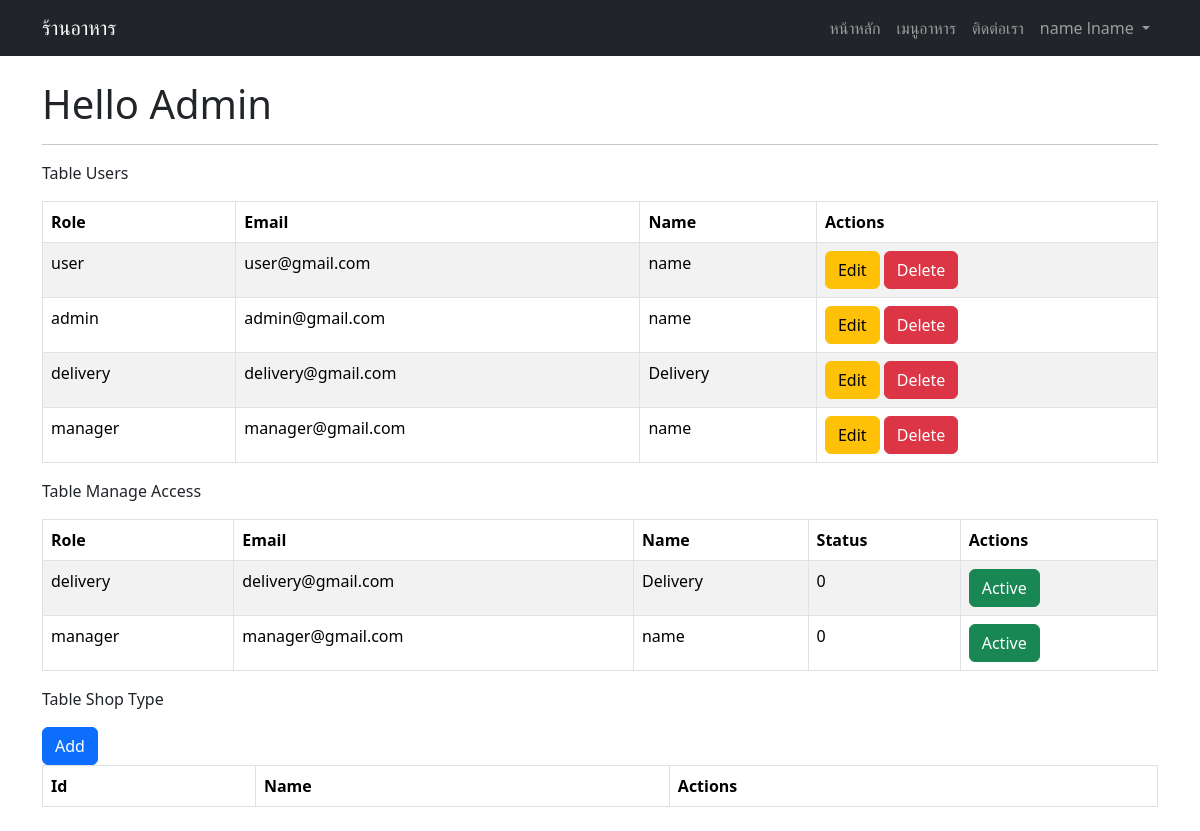
The app's page / (signed in), older data.
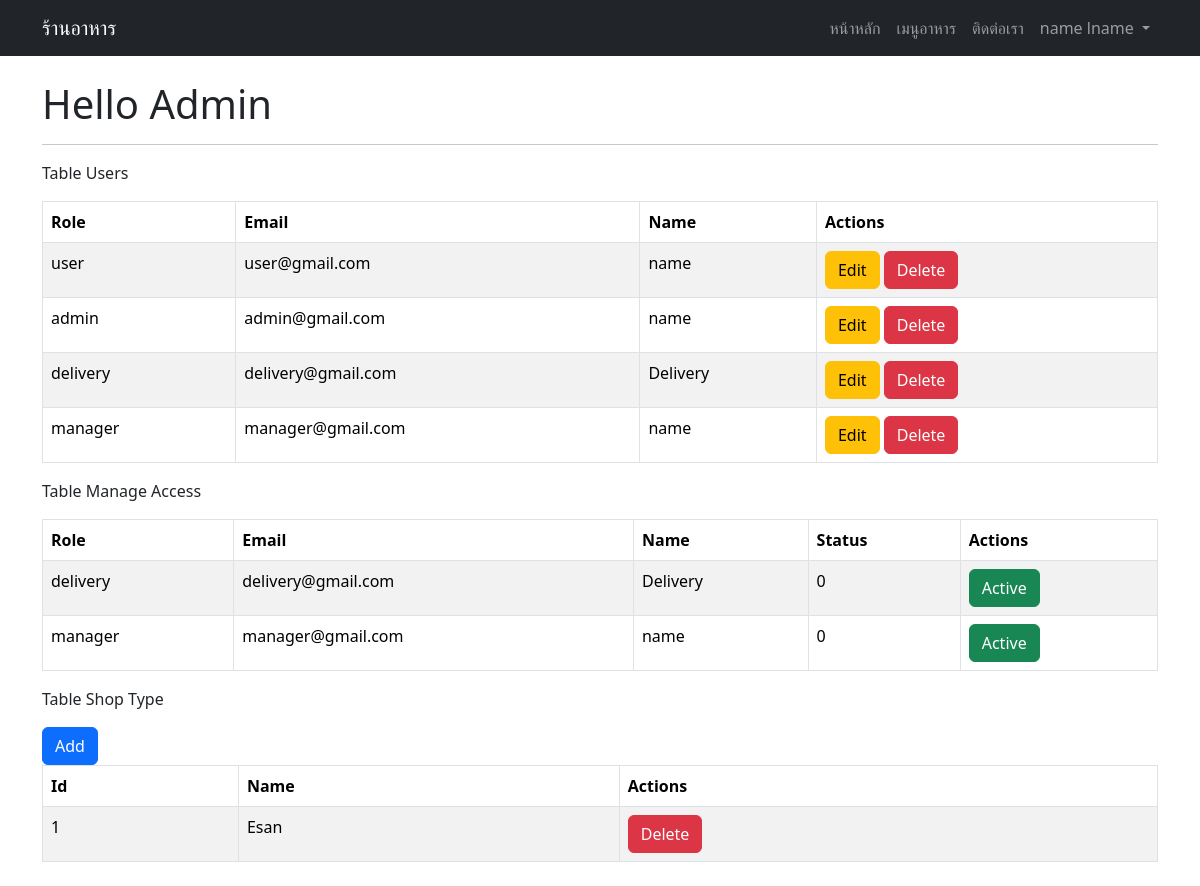
The same page, newer data.
### tables this page shows
CREATE TABLE IF NOT EXISTS `users` (
  `id` int(10) NOT NULL AUTO_INCREMENT,
  `role` enum('user','admin','manager','delivery') NOT NULL DEFAULT 'user',
  `firstname` varchar(255) NOT NULL,
  `lastname` varchar(255) NOT NULL,
  `email` varchar(255) NOT NULL,
  `password` varchar(255) NOT NULL,
  `profile_image` longtext DEFAULT NULL,
  `status` int(11) DEFAULT 0,
  PRIMARY KEY (`id`)
);

CREATE TABLE IF NOT EXISTS `shop_type` (
  `id` int(11) NOT NULL AUTO_INCREMENT,
  `name` varchar(50) NOT NULL,
  PRIMARY KEY (`id`)
);

### config.php (called while the page is built, shortened)
<?php
function gud($userId, $pdo) {
    try {
        $stmt = $pdo->prepare("SELECT * FROM users WHERE id = ?");
        $stmt->execute([$userId]);
        $data = $stmt->fetch();
        return $data;
    } catch (PDOException $e) {
        echo "Error: " . $e->getMessage();
        return [];
    }
}
function fd($table, $pdo) {
    try {
        $stmt = $pdo->prepare("SELECT * FROM " . $table);
        $stmt->execute();
        $data = $stmt->fetchAll();
        return $data;
    } catch (PDOException $e) {
        echo "Error: " . $e->getMessage();
        return [];
    }
}
?>

### views/services/admin.php (the view, shortened to what this page needs)
<?php
    require 'config.php';
    $users = fd('users', $pdo);
    $shop_types = fd('shop_type', $pdo);
    $filteredUsers = array_filter($users, function ($user) {
        return in_array($user['role'], ['manager', 'delivery']);
    });
?>
<!DOCTYPE html>
<html lang="th">
<head>
</head>
<body>
    <?php include 'components/navbar.php' ?>
    <div class="container my-4">
        <h1>Hello Admin</h1>
        <hr>
        <p>Table Users</p>
        <table id="admin-table" class="table table-bordered table-striped">
            <thead class="thead-dark">
                <tr>
                    <th>Role</th>
                    <th>Email</th>
                    <th>Name</th>
                    <th>Actions</th>
                </tr>
            </thead>
            <tbody>
                <?php foreach ($users as $user): ?>
                    <tr>
                        <td><?php echo $user['role']; ?></td>
                        <td><?php echo $user['email']; ?></td>
                        <td><?php echo $user['firstname']; ?></td>
                        <td>
                            <button class="btn btn-warning" onclick="editUser('<?php echo $user['id']; ?>')">Edit</button>
                            <button class="btn btn-danger" onclick="deleteUser('<?php echo $user['id']; ?>')">Delete</button>
                        </td>
                    </tr>
                <?php endforeach; ?>
            </tbody>
        </table>
        <p>Table Manage Access</p>
        <table id="admin-table" class="table table-bordered table-striped">
            <thead class="thead-dark">
                <tr>
                    <th>Role</th>
                    <th>Email</th>
                    <th>Name</th>
                    <th>Status</th>
                    <th>Actions</th>
                </tr>
            </thead>
            <tbody>
                <?php foreach ($filteredUsers as $user): ?>
                    <tr>
                        <td><?php echo $user['role']; ?></td>
                        <td><?php echo $user['email']; ?></td>
                        <td><?php echo $user['firstname']; ?></td>
                        <td><?= $user['status'] ?></td>
                        <td>
                            <button class="btn btn-success" onclick="editUser('<?php echo $user['id']; ?>')">Active</button>
                        </td>
                    </tr>
                <?php endforeach; ?>
            </tbody>
        </table>
        <p>Table Shop Type</p> <button class="btn btn-primary">Add</button>
        <table id="admin-table" class="table table-bordered table-striped">
            <thead class="thead-dark">
                <tr>
                    <th>Id</th>
                    <th>Name</th>
                    <th>Actions</th>
                </tr>
            </thead>
            <tbody>
                <?php foreach ($shop_types as $shop_type): ?>
                    <tr>
                        <td><?php echo $shop_type['id']; ?></td>
                        <td><?php echo $shop_type['name']; ?></td>
                        <td>
                            <button class="btn btn-danger" onclick="editUser('<?php echo $shop_type['id']; ?>')">Delete</button>
                        </td>
                    </tr>
                <?php endforeach; ?>
            </tbody>
        </table>
    </div>
</body>
</html>

### index.php (shortened to what this page needs)
<?php
$routes = [];
route('/', function(){
    include 'assets.php';
    if (!isset($_SESSION['user_login'])) {
        include 'views/home.php';
    } else {
        if ($_SESSION["role"] === "admin") {
            include 'views/services/admin.php';
        } elseif ($_SESSION["role"] === "delivery") {
            include 'views/services/delivery.php';
        } elseif ($_SESSION["role"] === "manager") {
            include 'views/services/manager.php';
        } else {
            include 'views/services/users.php';
        }
    }
});
function route(string $path, callable $callback){
    global $routes;
    $routes[$path] = $callback;
}
run();
function run(){
    global $routes;
    foreach ($routes as $path => $callback) {
        $callback();
    }
}
?>

### assets.php (shortened to what this page needs)
<!DOCTYPE html>
<html lang="en">
<head>
    <link rel="stylesheet" href="assets/css/bootstrap.min.css">
</head>
</html>

### components/navbar.php (shortened to what this page needs)
<nav class="navbar navbar-expand-lg navbar-dark bg-dark">
    <div class="container">
        <a class="navbar-brand" href="/">ร้านอาหาร</a>
        <div class="collapse navbar-collapse" id="navbarNav">
            <ul class="navbar-nav ms-auto">
                <?php
                if (isset($_SESSION['user_login'])) {
                $user = gud($_SESSION['user_login'], $pdo)
                ?>
                <li class="nav-item">
                    <a class="nav-link" href="/">หน้าหลัก</a>
                </li>
                <li class="nav-item">
                    <a class="nav-link" href="/">เมนูอาหาร</a>
                </li>
                <li class="nav-item">
                    <a class="nav-link" href="/">ติดต่อเรา</a>
                </li>
                <li class="nav-item dropdown">
                    <a class="nav-link dropdown-toggle" href="#" role="button" data-bs-toggle="dropdown"
                        aria-expanded="false">
                        <?= $user['firstname']. " " . $user['lastname'] ?>
                    </a>
                </li>
                <?php } ?>
            </ul>
        </div>
    </div>
</nav>

Row changes from the older to the newer data that the page shows:
added shop_type: id "1", name "Esan", shown under users "lname"
